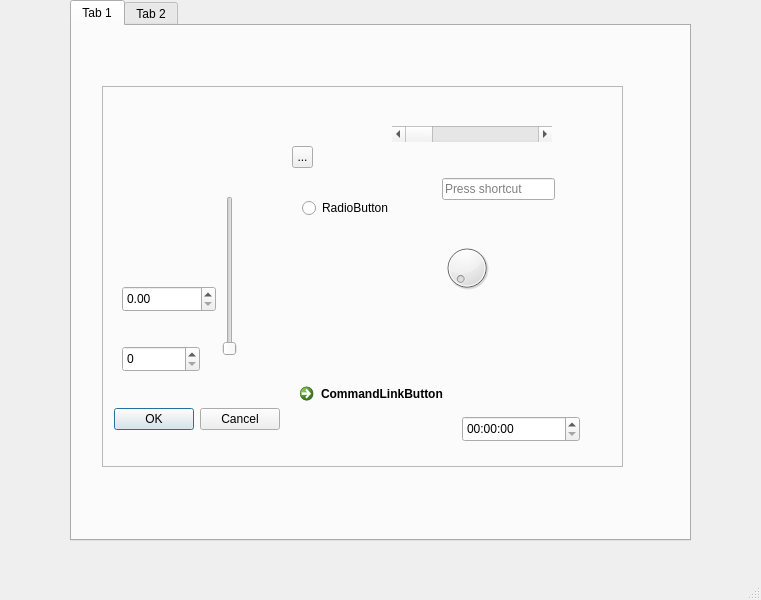
<?xml version="1.0" encoding="UTF-8"?>
<ui version="4.0">
 <class>MainWindow</class>
 <widget class="QMainWindow" name="MainWindow">
  <property name="geometry">
   <rect>
    <x>0</x>
    <y>0</y>
    <width>761</width>
    <height>600</height>
   </rect>
  </property>
  <property name="windowTitle">
   <string>MainWindow</string>
  </property>
  <widget class="QWidget" name="centralwidget">
   <widget class="QTabWidget" name="tabWidget">
    <property name="geometry">
     <rect>
      <x>70</x>
      <y>0</y>
      <width>621</width>
      <height>541</height>
     </rect>
    </property>
    <property name="currentIndex">
     <number>0</number>
    </property>
    <widget class="QWidget" name="tab">
     <attribute name="title">
      <string>Tab 1</string>
     </attribute>
     <widget class="QFrame" name="frame">
      <property name="geometry">
       <rect>
        <x>30</x>
        <y>60</y>
        <width>521</width>
        <height>381</height>
       </rect>
      </property>
      <property name="frameShape">
       <enum>QFrame::Shape::StyledPanel</enum>
      </property>
      <property name="frameShadow">
       <enum>QFrame::Shadow::Raised</enum>
      </property>
      <widget class="QSlider" name="verticalSlider">
       <property name="geometry">
        <rect>
         <x>120</x>
         <y>110</y>
         <width>16</width>
         <height>160</height>
        </rect>
       </property>
       <property name="orientation">
        <enum>Qt::Orientation::Vertical</enum>
       </property>
      </widget>
      <widget class="QDial" name="dial">
       <property name="geometry">
        <rect>
         <x>340</x>
         <y>150</y>
         <width>50</width>
         <height>64</height>
        </rect>
       </property>
      </widget>
      <widget class="QToolButton" name="toolButton">
       <property name="geometry">
        <rect>
         <x>190</x>
         <y>60</y>
         <width>21</width>
         <height>22</height>
        </rect>
       </property>
       <property name="text">
        <string>...</string>
       </property>
      </widget>
      <widget class="QRadioButton" name="radioButton">
       <property name="geometry">
        <rect>
         <x>200</x>
         <y>110</y>
         <width>98</width>
         <height>24</height>
        </rect>
       </property>
       <property name="text">
        <string>RadioButton</string>
       </property>
      </widget>
      <widget class="QCommandLinkButton" name="commandLinkButton">
       <property name="geometry">
        <rect>
         <x>190</x>
         <y>290</y>
         <width>172</width>
         <height>41</height>
        </rect>
       </property>
       <property name="text">
        <string>CommandLinkButton</string>
       </property>
      </widget>
      <widget class="QDialogButtonBox" name="buttonBox">
       <property name="geometry">
        <rect>
         <x>10</x>
         <y>320</y>
         <width>168</width>
         <height>26</height>
        </rect>
       </property>
       <property name="standardButtons">
        <set>QDialogButtonBox::StandardButton::Cancel|QDialogButtonBox::StandardButton::Ok</set>
       </property>
      </widget>
      <widget class="QSpinBox" name="spinBox">
       <property name="geometry">
        <rect>
         <x>20</x>
         <y>260</y>
         <width>78</width>
         <height>26</height>
        </rect>
       </property>
      </widget>
      <widget class="QDoubleSpinBox" name="doubleSpinBox">
       <property name="geometry">
        <rect>
         <x>20</x>
         <y>200</y>
         <width>94</width>
         <height>26</height>
        </rect>
       </property>
      </widget>
      <widget class="QTimeEdit" name="timeEdit">
       <property name="geometry">
        <rect>
         <x>360</x>
         <y>330</y>
         <width>118</width>
         <height>26</height>
        </rect>
       </property>
      </widget>
      <widget class="QScrollBar" name="horizontalScrollBar">
       <property name="geometry">
        <rect>
         <x>290</x>
         <y>40</y>
         <width>160</width>
         <height>16</height>
        </rect>
       </property>
       <property name="orientation">
        <enum>Qt::Orientation::Horizontal</enum>
       </property>
      </widget>
      <widget class="QKeySequenceEdit" name="keySequenceEdit">
       <property name="geometry">
        <rect>
         <x>340</x>
         <y>90</y>
         <width>113</width>
         <height>26</height>
        </rect>
       </property>
      </widget>
     </widget>
    </widget>
    <widget class="QWidget" name="tab_2">
     <attribute name="title">
      <string>Tab 2</string>
     </attribute>
     <widget class="QWidget" name="">
      <property name="geometry">
       <rect>
        <x>100</x>
        <y>90</y>
        <width>100</width>
        <height>86</height>
       </rect>
      </property>
      <layout class="QVBoxLayout" name="verticalLayout">
       <item>
        <widget class="QRadioButton" name="radioButton_1">
         <property name="text">
          <string>1</string>
         </property>
        </widget>
       </item>
       <item>
        <widget class="QRadioButton" name="radioButton_2">
         <property name="text">
          <string>2</string>
         </property>
        </widget>
       </item>
       <item>
        <widget class="QRadioButton" name="radioButton_3">
         <property name="text">
          <string>3</string>
         </property>
        </widget>
       </item>
      </layout>
     </widget>
    </widget>
   </widget>
  </widget>
  <widget class="QMenuBar" name="menubar">
   <property name="geometry">
    <rect>
     <x>0</x>
     <y>0</y>
     <width>761</width>
     <height>33</height>
    </rect>
   </property>
  </widget>
  <widget class="QStatusBar" name="statusbar"/>
 </widget>
 <resources/>
 <connections/>
</ui>
